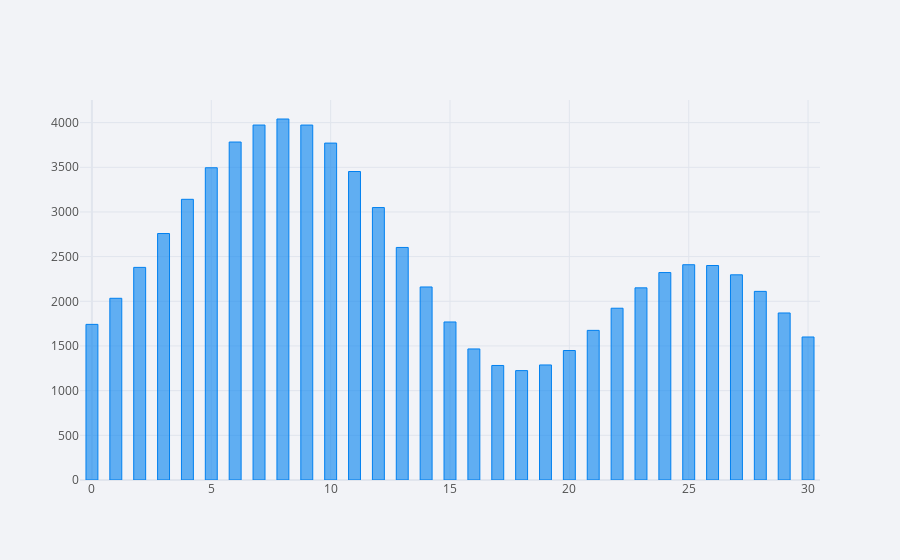

The code cell stored with this chart in its notebook:
### Code cell
Future_result.iplot(kind = 'bar', barmode='stack', bargap=0.5)

### Figure 1 — Plotly figure (JSON) as saved in the notebook; plotly's stock layout.template omitted (floating-point values rounded to 4 significant figures)
{"data": [{"marker": {"color": "rgba(0, 128, 240, 0.6)", "line": {"color": "rgba(0, 128, 240, 1.0)", "width": 1}}, "name": "output", "orientation": "v", "text": "", "type": "bar", "x": [0, 1, 2, 3, 4, 5, 6, 7, 8, 9, 10, 11, 12, 13, 14, 15, 16, 17, 18, 19, 20, 21, 22, 23, 24, 25, 26, 27, 28, 29, 30], "y": [1742.0, 2034.0, 2380.0, 2759.0, 3142.0, 3495.0, 3783.0, 3973.0, 4041.0, 3973.0, 3771.0, 3453.0, 3049.0, 2603.0, 2160.0, 1769.0, 1467.0, 1282.0, 1224.0, 1288.0, 1449.0, 1675.0, 1923.0, 2151.0, 2322.0, 2409.0, 2401.0, 2297.0, 2111.0, 1869.0, 1601.0]}], "layout": {"bargap": 0.5, "barmode": "stack", "legend": {"bgcolor": "#F2F3F7", "font": {"color": "#505050"}, "traceorder": "normal"}, "paper_bgcolor": "#F2F3F7", "plot_bgcolor": "#F2F3F7", "title": {"font": {"color": "#484848"}}, "xaxis": {"gridcolor": "#E1E5ED", "showgrid": true, "tickfont": {"color": "#505050"}, "title": {"font": {"color": "#505050"}, "text": ""}, "zerolinecolor": "#E1E5ED"}, "yaxis": {"gridcolor": "#E1E5ED", "showgrid": true, "tickfont": {"color": "#505050"}, "title": {"font": {"color": "#505050"}, "text": ""}, "zerolinecolor": "#E1E5ED"}}}
